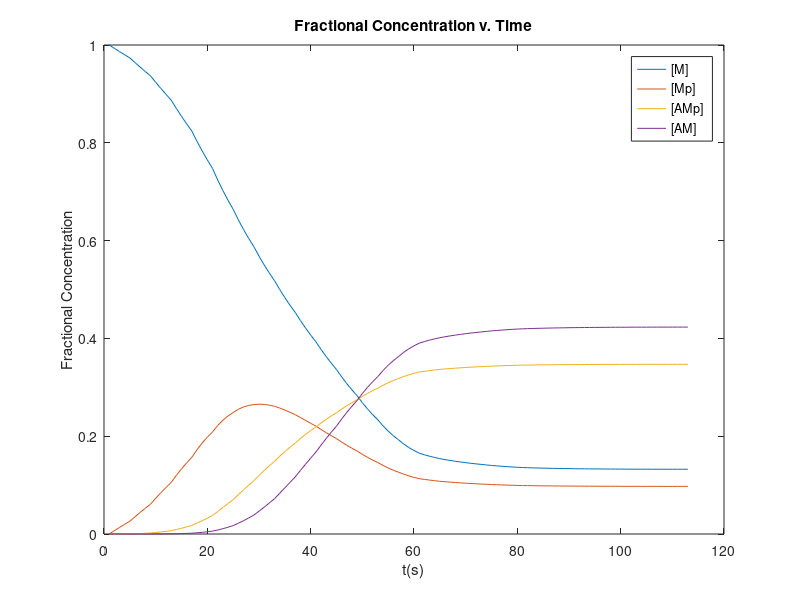
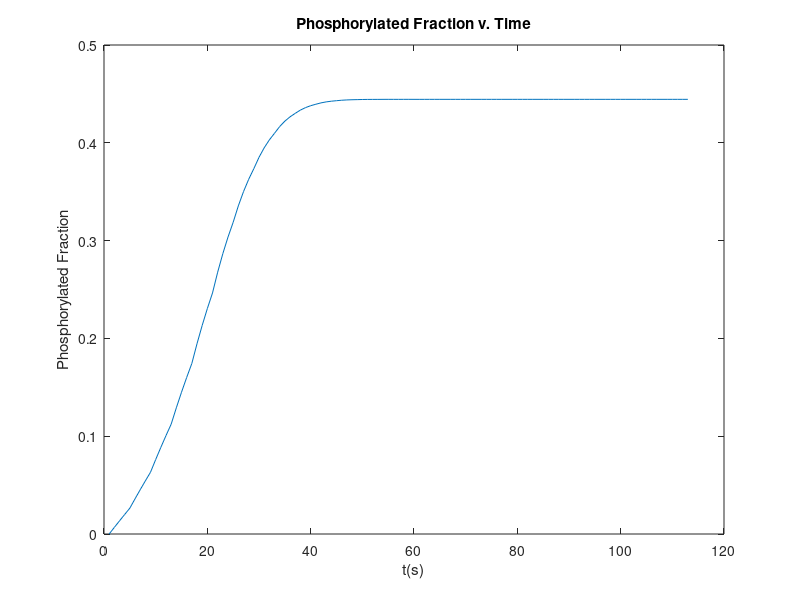
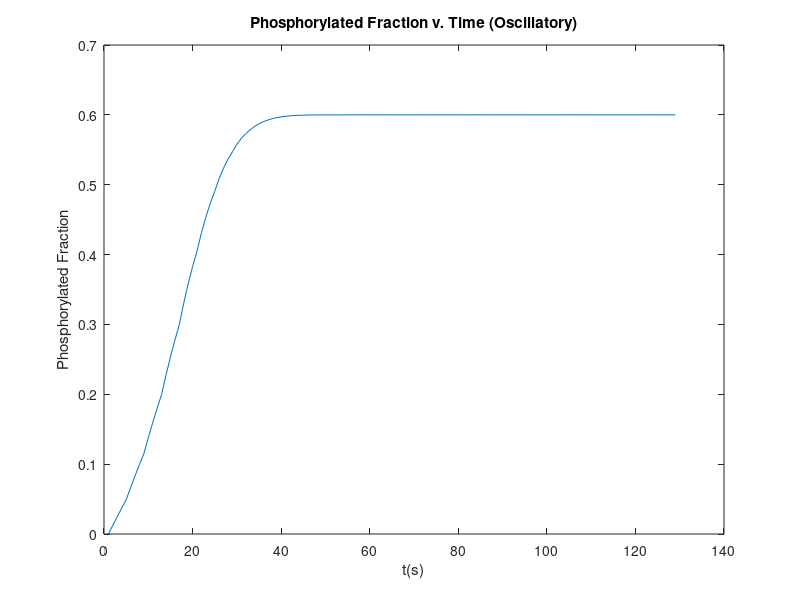

Reproduce these figures in MATLAB, in order.
%% BE 606 HW 3 Problem 2
k2 = 0.5;
k5 = 0.5;
k3 = 0.4;
k4 = 0.1;
k7 = 0.01;

%[M] = 1 initially, all else are 0
%k1 = k6 = [0:0.1:0.5] 

%m' = -k1*[M] + 0.5*[Mp] + 0.01*(1-[M]-[Mp]-[AMp])
%mp' = k1*[M] + 0.1*[AMp] - 0.9*[Mp]
%amp' = 0.4*[Mp] + k6*(1-[M]-[Mp]-[AMp]) - 0.6*[AMp]
%x(1) = M
%x(2) = Mp
%x(3) = Amp

g = @(t,x,k)[-k*x(1) + 0.5 * x(2) + 0.01*(1-x(1)-x(2)-x(3)); k*x(1) + 0.1*x(3) - 0.9*x(2); 0.4*x(2)+ k*(1-x(1)-x(2)-x(3))-0.6*x(3)];

xa_totm = [];
xa_totmp = [];
xa_totamp = [];
i = 1;

for k = [0 0.1 0.2 0.3 0.4]
    
    [t, xa] = ode45(@(t,x) g(t,x,k), [0 50], [1,0,0]);
%     xa_totm(:,i) = xa(:,1);
%     xa_totmp(:,i) = xa(:,2);
%     xa_totamp(:,i) = xa(:,3);
    
   
end

%[AM] = 1- [the rest]
am = 0;

for i = 1:length(xa)
    am(i) = 1 - xa(i,1) - xa(i,2) - xa(i,3);
end

for i = 1:length(xa)
    forcep(i) = xa(i,2) + xa(i,3);
end

%so at time 0 to 10 there should be no change in any concentrations
%At time 10, [M] should sharply decrease
figure;
plot(xa)
hold on
plot(am)
legend('[M]', '[Mp]', '[AMp]', '[AM]')
xlabel('t(s)')
ylabel('Fractional Concentration')
title('Fractional Concentration v. Time')



figure;

plot(forcep)
xlabel('t(s)')
ylabel('Phosphorylated Fraction')
title('Phosphorylated Fraction v. Time')


% Part d


ff = @(t,x,k)[-k*x(1) + 0.5 * x(2) + 0.01*(1-x(1)-x(2)-x(3)); k*x(1) + 0.1*x(3) - 0.9*x(2); 0.4*x(2)+ k*(1-x(1)-x(2)-x(3))-0.6*x(3)];

xa_totm = [];
xa_totmp = [];
xa_totamp = [];
i = 1;

for k = [0 0.25 0.3 0.5 0.75 0.5 0.75]
    
    [t, xg] = ode45(@(t,x) ff(t,x,k), [0 50], [1,0,0]);
%     xa_totm(:,i) = xa(:,1);
%     xa_totmp(:,i) = xa(:,2);
%     xa_totamp(:,i) = xa(:,3);
    
   
end

for i = 1:length(xg)
    forcepg(i) = xg(i,2) + xg(i,3);
end

figure;

plot(forcepg)
xlabel('t(s)')
ylabel('Phosphorylated Fraction')
title('Phosphorylated Fraction v. Time (Oscillatory)')

